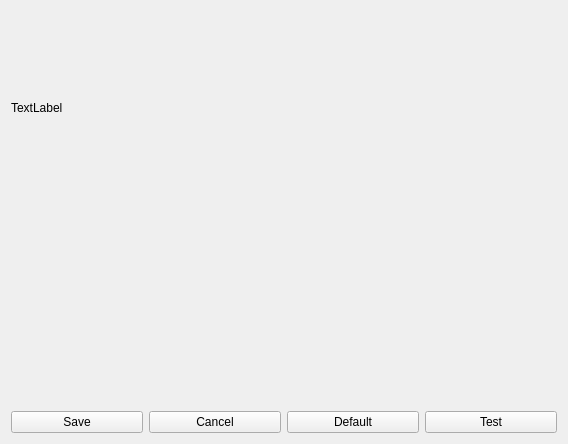
<?xml version="1.0" encoding="UTF-8"?>
<ui version="4.0">
 <class>RampUpPage</class>
 <widget class="QWidget" name="RampUpPage">
  <property name="geometry">
   <rect>
    <x>0</x>
    <y>0</y>
    <width>568</width>
    <height>444</height>
   </rect>
  </property>
  <property name="windowTitle">
   <string>Form</string>
  </property>
  <layout class="QGridLayout" name="gridLayout_2">
   <item row="0" column="0">
    <layout class="QGridLayout" name="gridLayout">
     <item row="0" column="0">
      <widget class="QLabel" name="titleWidget">
       <property name="text">
        <string>TextLabel</string>
       </property>
      </widget>
     </item>
     <item row="1" column="0">
      <widget class="RampUpConfigWidget" name="rampUp" native="true"/>
     </item>
     <item row="2" column="0">
      <layout class="QHBoxLayout" name="horizontalLayout">
       <item>
        <widget class="QPushButton" name="saveButton">
         <property name="text">
          <string>Save</string>
         </property>
        </widget>
       </item>
       <item>
        <widget class="QPushButton" name="cancelButton">
         <property name="text">
          <string>Cancel</string>
         </property>
        </widget>
       </item>
       <item>
        <widget class="QPushButton" name="defaultButton">
         <property name="text">
          <string>Default</string>
         </property>
        </widget>
       </item>
       <item>
        <widget class="QPushButton" name="testButton">
         <property name="text">
          <string>Test</string>
         </property>
        </widget>
       </item>
      </layout>
     </item>
    </layout>
   </item>
  </layout>
 </widget>
 <customwidgets>
  <customwidget>
   <class>RampUpConfigWidget</class>
   <extends>QWidget</extends>
   <header>rampupconfigwidget.h</header>
   <container>1</container>
  </customwidget>
 </customwidgets>
 <resources/>
 <connections/>
</ui>
